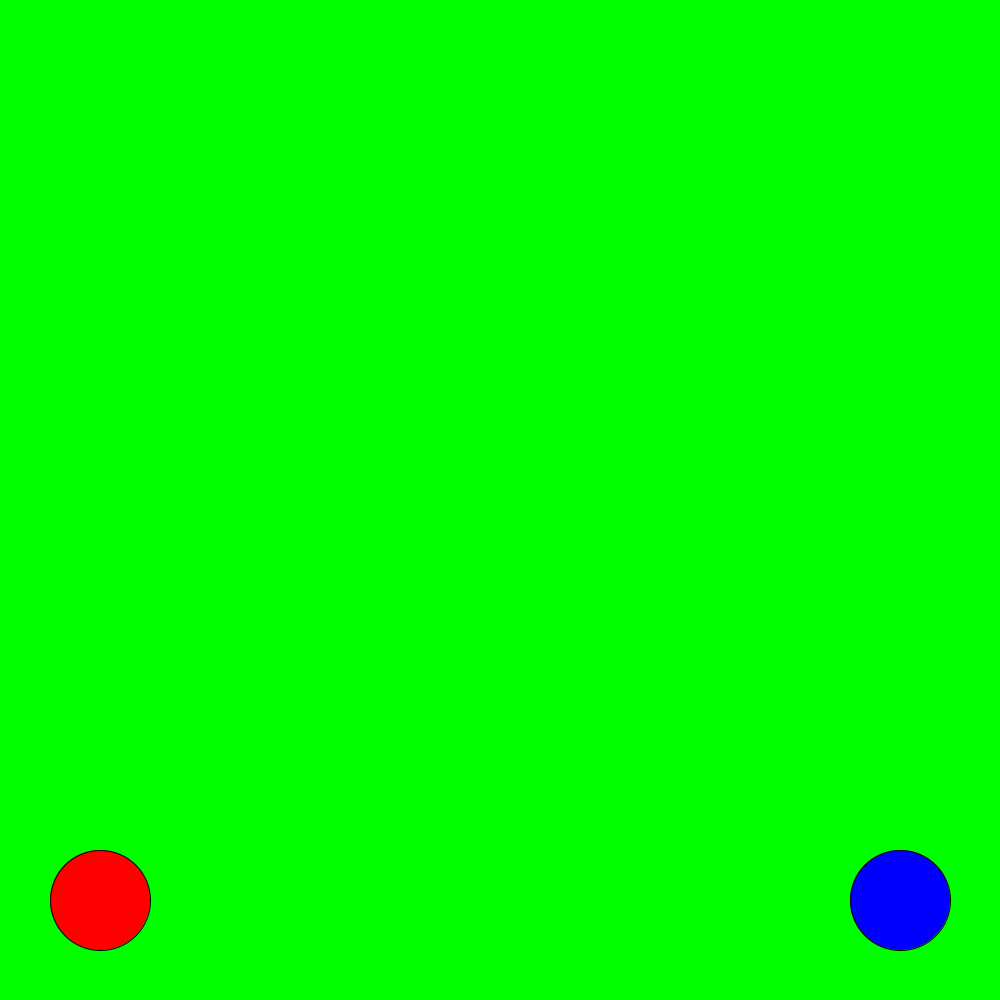
Frame 1 (no input)
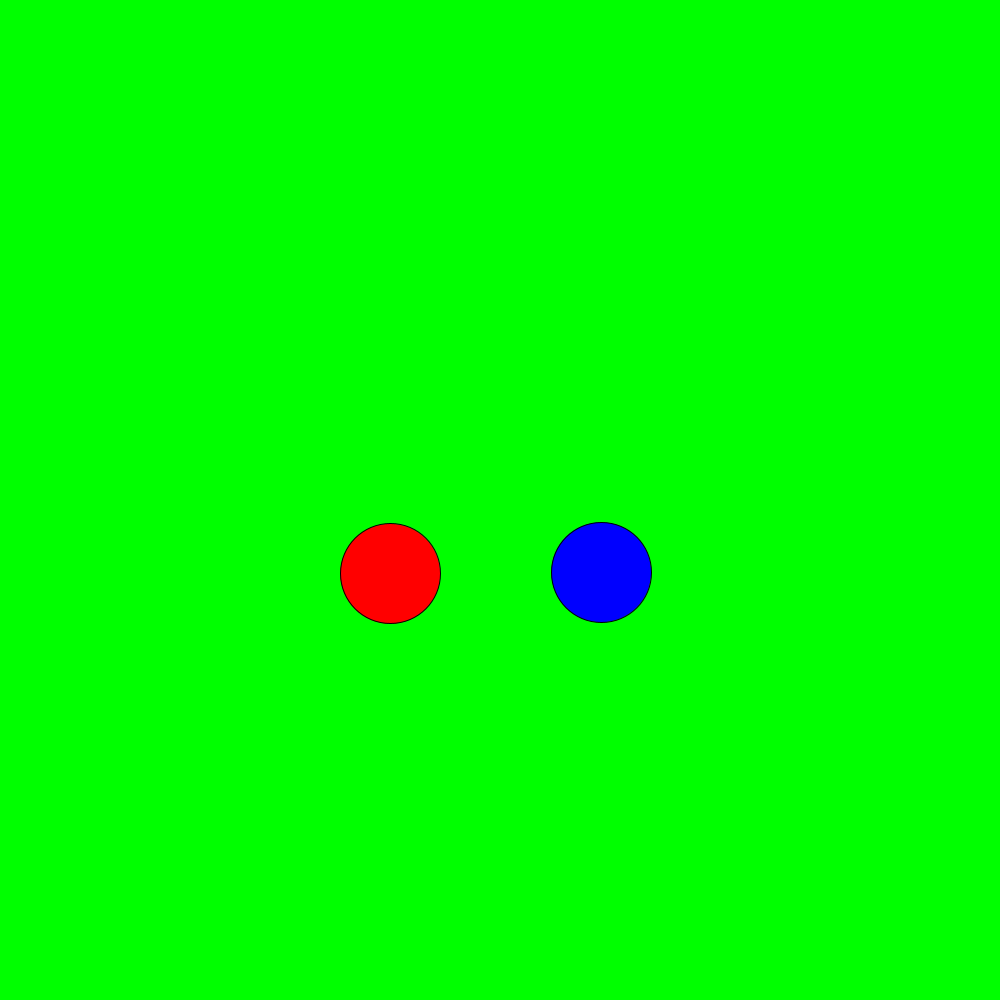
Frame 60 (the mouse pressed at the canvas centre just before this capture)
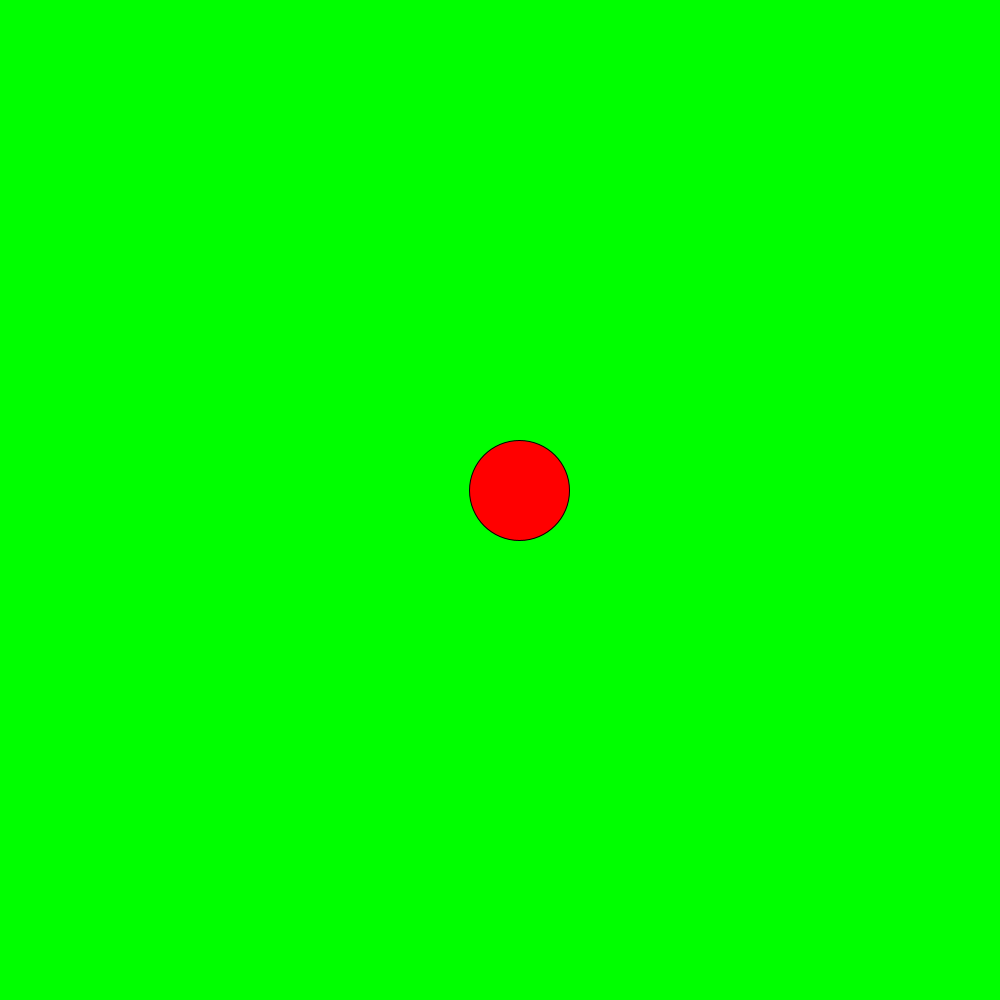
Frame 120 (the mouse held since frame 60 and released just before this capture)

The Processing sketch that drew these frames (run headless with seeded random() and noise(); from frame 60 on, the mouse is pressed at the canvas centre):

// Processing sketch: NaturalSelectionFighting
// ── NaturalSelectionFighting.pde
Agent strong, fast; //Two testing agents

void setup() {
 size(1000,1000); //big window
 strong = new Agent(100,900,3,.04,color(255,0,0)); //Agent instance
 
 fast = new Agent(900,900,1,.07,color(0,0,255)); //Agent instance
}

void draw() {
  background(0,255,0); //green background
  fast.render(); //render Agent
  strong.render(); //render Agent
  
  fast.toDest(); //go towards chosen point
  strong.toDest(); //go towards chosen point
  
  if(dist(fast.xPos, fast.yPos, strong.xPos, strong.yPos) <= 100) { //If agents in range
    if(strong.isActive) { //if agent active
      fast.health -= strong.strength; //hurt other agent
    }
    if(fast.isActive) { //if agent active
      strong.health -= fast.strength; //hurt other agent
    }
  }
}

// ── Agent.pde
class Agent {
  public float xPos = width / 2; // Current Location
  public float yPos = height / 2; // Current Location
  
  public float strength = 1; //Strength
  public float speed = .05; //Speed
  
  public float health = 10; //HP the agent currently has
  
  public float size = 100; //size of the agent
  
  public boolean isActive = true; //did the agent die yet
  
  color c = color(0, 255,255); //color of the agent
  
  public Agent() { } //Generic Constructor
  
  public Agent(float x, float y, float st, float sp, color Color) { //Constructor to set values
    xPos = x; //set xpos
    yPos = y; //set ypos
    strength = st; //set strength
    speed = sp; //set speed
    c = Color; //set color
  }
  
  public void toDest() { //go to a place
    float dX = random(5, width - 5) - xPos; //random xpos
    xPos += dX * speed; //set x

    float dY = random(5, height - 5) - yPos; //random ypos
    yPos += dY * speed; //set y
  }
  
  public void render() { //show the agent
    if(isActive) { //if the agent is active
      ellipseMode(CENTER); //center the ellipse
      fill(c); //color the ellipse
      ellipse(xPos, yPos, size, size); //draw the ellipse
      if(health <= 0) { //check agent health
        isActive = false; //don't run the agent anymore
      }
    }
  }
  
}
